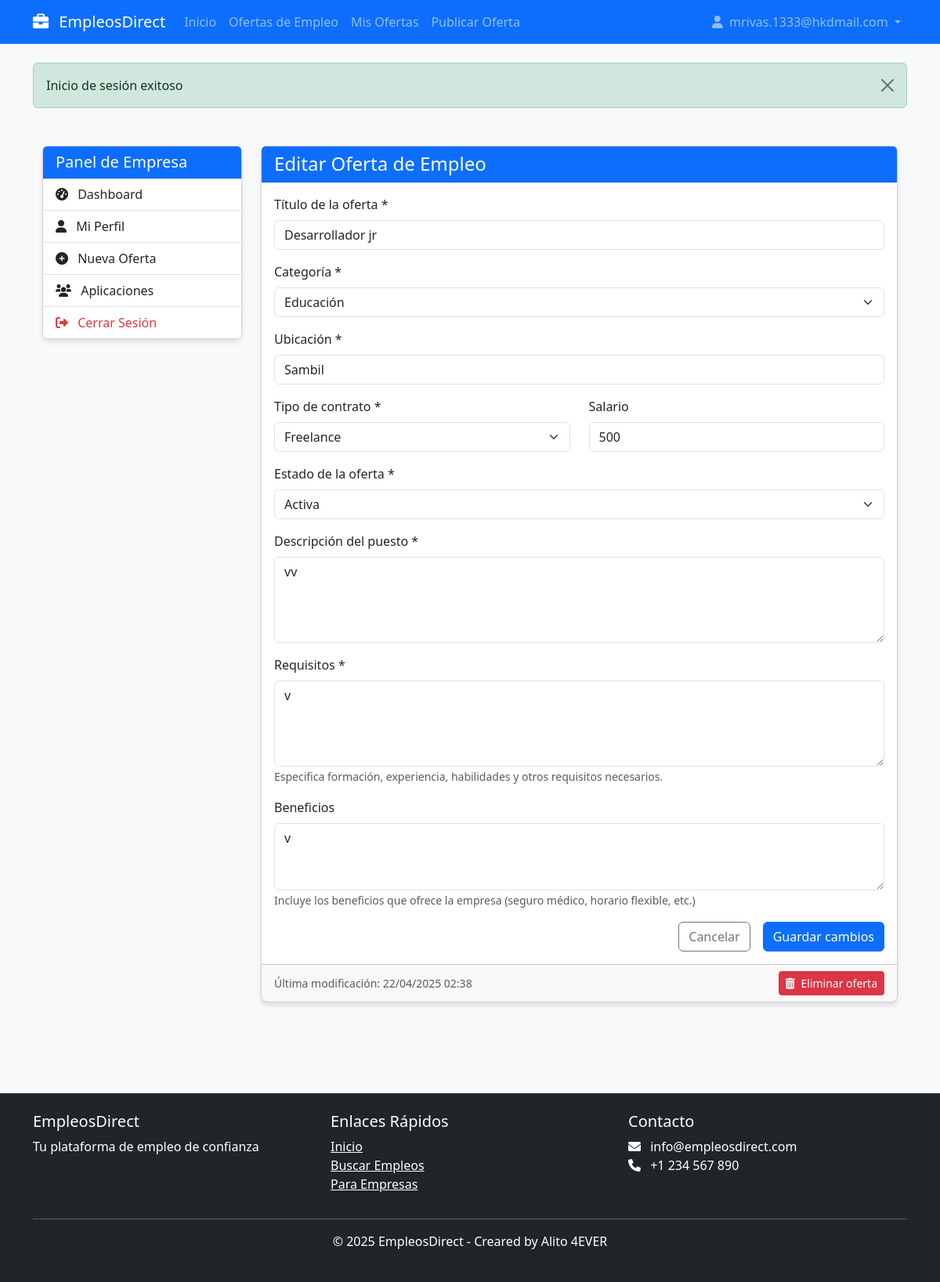
The app's page /empresas/editar-oferta.php?id=4 (signed in) with its own data.
### tables this page shows
CREATE TABLE `ofertas` (
  `id` int(11) NOT NULL,
  `empresa_id` int(11) NOT NULL,
  `titulo` varchar(150) NOT NULL,
  `descripcion` text NOT NULL,
  `requisitos` text NOT NULL,
  `fecha_publicacion` timestamp NOT NULL DEFAULT current_timestamp(),
  `estado` enum('activa','cerrada') DEFAULT 'activa',
  `categoria_id` int(11) DEFAULT 1,
  `tipo_contrato` varchar(50) DEFAULT 'Tiempo completo',
  `ubicacion` varchar(100) DEFAULT '',
  `salario` varchar(100) DEFAULT '',
  `beneficios` text DEFAULT NULL
);

CREATE TABLE `categorias` (
  `id` int(11) NOT NULL,
  `nombre` varchar(100) NOT NULL,
  `descripcion` text DEFAULT NULL
);

### includes/functions.php (called while the page is built, shortened)
<?php
function getCategorias($conn) {
    $checkTable = $conn->query("SHOW TABLES LIKE 'categorias'");
    $sql = "SELECT * FROM categorias ORDER BY nombre";
    $result = $conn->query($sql);
    $categorias = [];
    if ($result && $result->num_rows > 0) {
        while ($row = $result->fetch_assoc()) {
            $categorias[] = $row;
        }
    }
    return $categorias;
}
?>

### empresas/editar-oferta.php (the view, shortened to what this page needs)
<?php
require_once '../includes/functions.php';
$usuario_id = $_SESSION['usuario_id'];
$conn = conectarDB();
$sql = "SELECT * FROM empresas WHERE usuario_id = ?";
$stmt = $conn->prepare($sql);
$stmt->bind_param("i", $usuario_id);
$stmt->execute();
$result = $stmt->get_result();
$empresa = $result->fetch_assoc();
$empresa_id = $empresa['id'];
$oferta_id = (int)$_GET['id'];
$sql = "SELECT * FROM ofertas WHERE id = ? AND empresa_id = ?";
$stmt = $conn->prepare($sql);
$stmt->bind_param("ii", $oferta_id, $empresa_id);
$stmt->execute();
$result = $stmt->get_result();
$oferta = $result->fetch_assoc();
$categorias = getCategorias($conn);
include_once '../includes/header.php';
?>
<div class="container my-5">
    <div class="row">
        <div class="col-lg-3 mb-4">
            <div class="card">
                <div class="card-header bg-primary text-white">
                    <h5 class="mb-0">Panel de Empresa</h5>
                </div>
                <div class="list-group list-group-flush">
                    <a href="index.php" class="list-group-item list-group-item-action">
                        <i class="fas fa-tachometer-alt me-2"></i> Dashboard
                    </a>
                    <a href="perfil.php" class="list-group-item list-group-item-action">
                        <i class="fas fa-user me-2"></i> Mi Perfil
                    </a>
                    <a href="crear-oferta.php" class="list-group-item list-group-item-action">
                        <i class="fas fa-plus-circle me-2"></i> Nueva Oferta
                    </a>
                    <a href="aplicaciones.php" class="list-group-item list-group-item-action">
                        <i class="fas fa-users me-2"></i> Aplicaciones
                    </a>
                    <a href="../logout.php" class="list-group-item list-group-item-action text-danger">
                        <i class="fas fa-sign-out-alt me-2"></i> Cerrar Sesión
                    </a>
                </div>
            </div>
        </div>
        <div class="col-lg-9">
            <div class="card">
                <div class="card-header bg-primary text-white">
                    <h4 class="mb-0">Editar Oferta de Empleo</h4>
                </div>
                <div class="card-body">
                    <form method="POST" action="">
                        <div class="mb-3">
                            <label for="titulo" class="form-label">Título de la oferta *</label>
                            <input type="text" class="form-control" id="titulo" name="titulo" required value="<?php echo htmlspecialchars($oferta['titulo']); ?>">
                        </div>
                        <div class="mb-3">
                            <label for="categoria_id" class="form-label">Categoría *</label>
                            <select class="form-select" id="categoria_id" name="categoria_id" required>
                                <?php foreach ($categorias as $categoria): ?>
                                    <option value="<?php echo $categoria['id']; ?>" <?php echo ($oferta['categoria_id'] == $categoria['id']) ? 'selected' : ''; ?>>
                                        <?php echo htmlspecialchars($categoria['nombre']); ?>
                                    </option>
                                <?php endforeach; ?>
                            </select>
                        </div>
                        <div class="mb-3">
                            <label for="ubicacion" class="form-label">Ubicación *</label>
                            <input type="text" class="form-control" id="ubicacion" name="ubicacion" required value="<?php echo htmlspecialchars($oferta['ubicacion']); ?>">
                        </div>
                        <div class="row mb-3">
                            <div class="col-md-6">
                                <label for="tipo_contrato" class="form-label">Tipo de contrato *</label>
                                <select class="form-select" id="tipo_contrato" name="tipo_contrato" required>
                                    <option value="Freelance" <?php echo ($oferta['tipo_contrato'] == 'Freelance') ? 'selected' : ''; ?>>Freelance</option>
                                </select>
                            </div>
                            <div class="col-md-6">
                                <label for="salario" class="form-label">Salario</label>
                                <input type="text" class="form-control" id="salario" name="salario" placeholder="Ej: $1000-$1500 mensual" value="<?php echo htmlspecialchars($oferta['salario']); ?>">
                            </div>
                        </div>
                        <div class="mb-3">
                            <label for="estado" class="form-label">Estado de la oferta *</label>
                            <select class="form-select" id="estado" name="estado" required>
                                <option value="activa" <?php echo ($oferta['estado'] == 'activa') ? 'selected' : ''; ?>>Activa</option>
                            </select>
                        </div>
                        <div class="mb-3">
                            <label for="descripcion" class="form-label">Descripción del puesto *</label>
                            <textarea class="form-control" id="descripcion" name="descripcion" rows="4" required><?php echo htmlspecialchars($oferta['descripcion']); ?></textarea>
                        </div>
                        <div class="mb-3">
                            <label for="requisitos" class="form-label">Requisitos *</label>
                            <textarea class="form-control" id="requisitos" name="requisitos" rows="4" required><?php echo htmlspecialchars($oferta['requisitos']); ?></textarea>
                            <small class="text-muted">Especifica formación, experiencia, habilidades y otros requisitos necesarios.</small>
                        </div>
                        <div class="mb-3">
                            <label for="beneficios" class="form-label">Beneficios</label>
                            <textarea class="form-control" id="beneficios" name="beneficios" rows="3"><?php echo htmlspecialchars($oferta['beneficios']); ?></textarea>
                            <small class="text-muted">Incluye los beneficios que ofrece la empresa (seguro médico, horario flexible, etc.)</small>
                        </div>
                        <div class="d-grid gap-2 d-md-flex justify-content-md-end">
                            <a href="index.php" class="btn btn-outline-secondary me-md-2">Cancelar</a>
                            <button type="submit" class="btn btn-primary">Guardar cambios</button>
                        </div>
                    </form>
                </div>
                <div class="card-footer text-muted">
                    <div class="d-flex justify-content-between align-items-center">
                        <small>Última modificación: <?php echo date('d/m/Y H:i', strtotime($oferta['fecha_publicacion'])); ?></small>
                        <a href="eliminar-oferta.php?id=<?php echo $oferta_id; ?>" class="btn btn-sm btn-danger" onclick="return confirm('¿Estás seguro de que deseas eliminar esta oferta? Esta acción no se puede deshacer.')">
                            <i class="fas fa-trash-alt me-1"></i> Eliminar oferta
                        </a>
                    </div>
                </div>
            </div>
        </div>
    </div>
</div>
<?php
include_once '../includes/footer.php';
?>

### assets/css/styles.css (style rules this page uses)
body { min-height: 100vh; display: flex; flex-direction: column; background-color: #f8f9fa; }
.container { flex: 1; }
.card { border-radius: 8px; box-shadow: 0 4px 6px rgba(0, 0, 0, 0.1); transition: transform 0.3s ease, box-shadow 0.3s ease; margin-bottom: 20px; }
.card-header { font-weight: bold; background-color: #f8f9fa; }

### records on screen
ofertas: titulo "Desarrollador jr", categoria_id "Educación", ubicacion "Sambil", tipo_contrato "Freelance", salario "500", estado "Activa", descripcion "vv", requisitos "v", beneficios "v", fecha_publicacion "22/04/2025 02:38"

### other values on screen
sanitizarHTML($_SESSION['email']) "mrivas.1333@hkdmail.com"
$notificacion['mensaje'] "Inicio de sesión exitoso"
